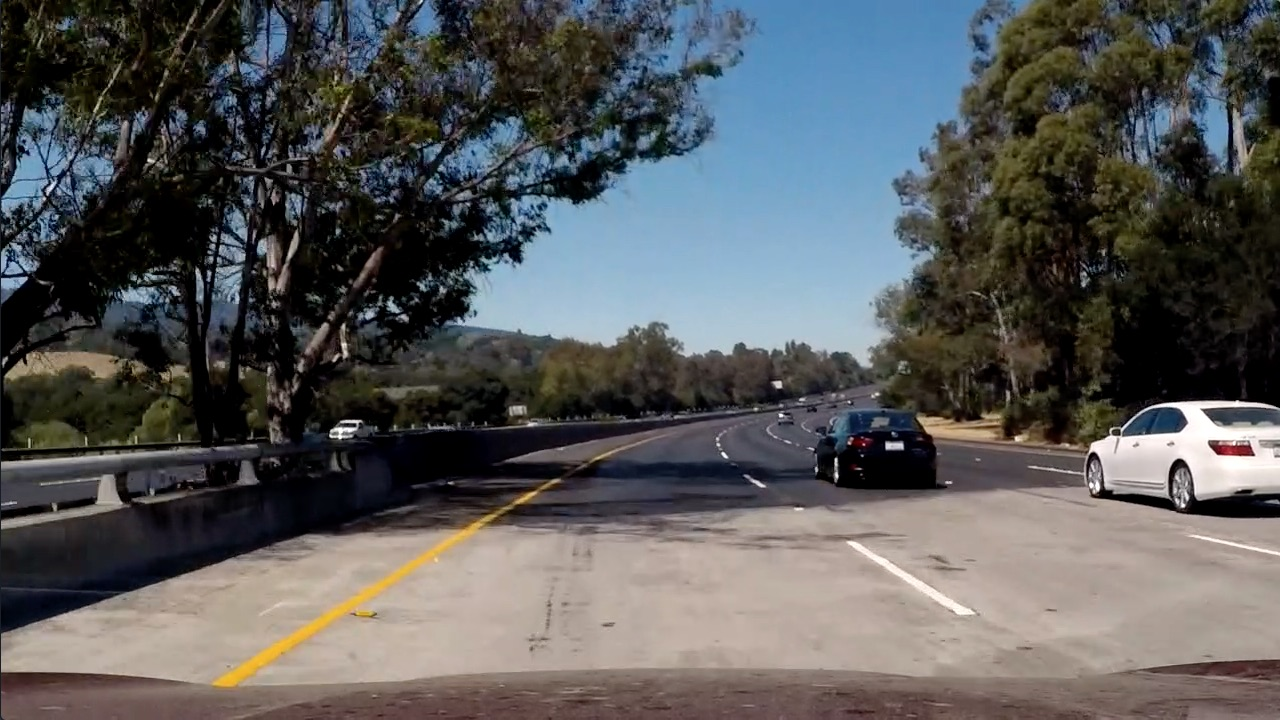
#> input picture 02_Advanced_CV/color-shadow-example.jpg, 1280 x 720 px; its folder holds only this picture in this run
$ python -i threshold_utils.py   (imports and definitions only)   (older library calls are emulated)
#> lines starting #> are read from the running program, lines starting #| are printed output that depends on the picture
#> further down, picture is the input picture: shape (720, 1280, 3); mean B, G, R 89.8, 89.3, 88.5
import numpy as np
import cv2
import matplotlib.pyplot as plt
import matplotlib.image as mpimg
import pickle
import glob
import os

def plot_pics(images=[], title=[]):
    rows, columns = 1, len(images)
    fig, plot_array = plt.subplots(rows, columns, figsize=(20,10))

    for index, plot in enumerate(plot_array.ravel()):
        plot.imshow(images[index], cmap='gray')
        if len(title) == 0 or len(title) != len(images):
            plot.set_title(index)
        else:
            plot.set_title(title[index])

    plt.draw()

def abs_sobel_thresh(img_channel, orient='x', thresh_min=20, thresh_max=100):

#> called with orient = 'x', thresh_min = 20, thresh_max = 100
    if orient == 'x':
        abs_sobel = np.absolute(cv2.Sobel(img_channel, cv2.CV_64F, 1, 0))
    if orient == 'y':
        abs_sobel = np.absolute(cv2.Sobel(img_channel, cv2.CV_64F, 0, 1))

    # convert to 8-bit (range from 0 to 255)
    # work the same on input images of different scales, like jpg vs. png
    scaled_sobel = np.uint8(255*abs_sobel/np.max(abs_sobel))

    binary_output = np.zeros_like(scaled_sobel)
    binary_output[(scaled_sobel >= thresh_min) & (scaled_sobel <= thresh_max)] = 1

    return binary_output


def mag_threshold(img_channel, sobel_kernel=3, thresh_min=50, thresh_max=100):

    # Bigger kernel size can smooth over noisy intensity fluctuations on small scales
    # has to be odd number
#> called with sobel_kernel = 3, thresh_min = 50, thresh_max = 100
    sobelx = cv2.Sobel(img_channel, cv2.CV_64F, 1, 0, ksize=sobel_kernel)
    sobely = cv2.Sobel(img_channel, cv2.CV_64F, 0, 1, ksize=sobel_kernel)
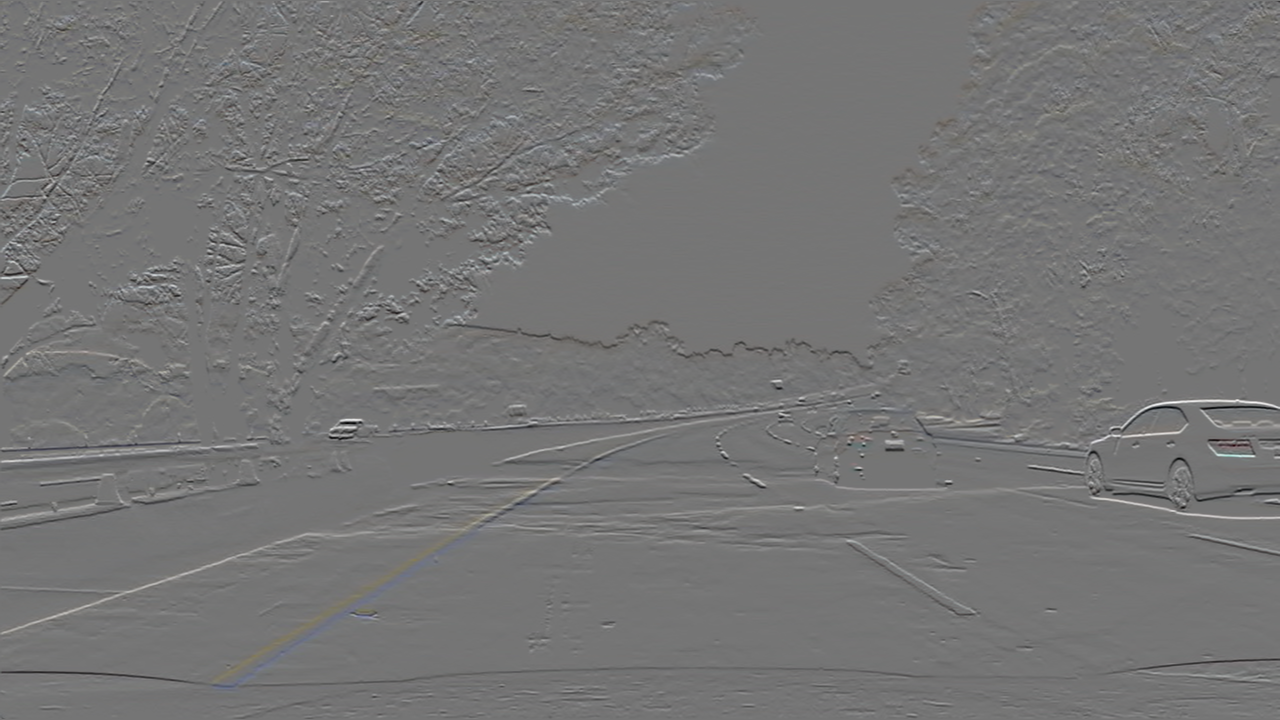
#> sobely: shape (720, 1280, 3) float64; mean B, G, R -0.1, 0, 0.5; drawn with min black and max white
    gradmag = np.sqrt(sobelx**2 + sobely**2)
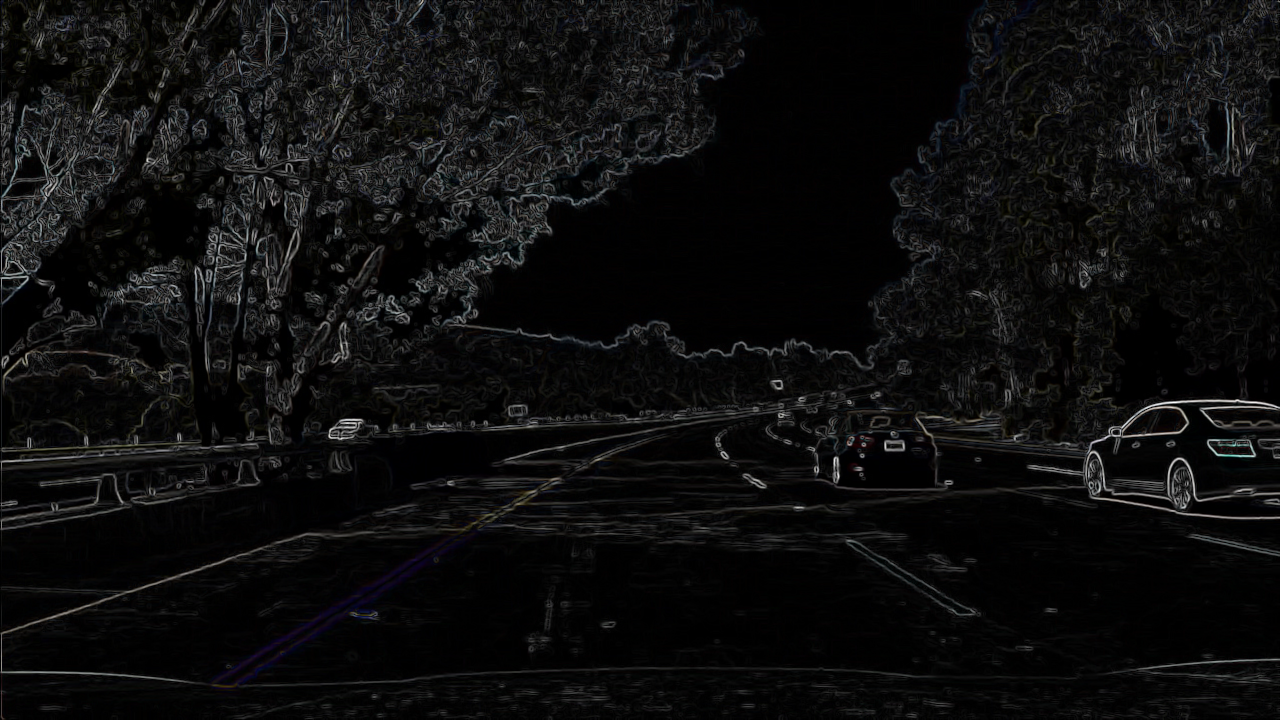
#> gradmag: shape (720, 1280, 3) float64; mean B, G, R 54.4, 54.1, 54.1; drawn with min black and max white

    # Rescale to 8 bit
    scale_factor = np.max(gradmag)/255
#> scale_factor = 3.87
    gradmag = (gradmag/scale_factor).astype(np.uint8)
    # Create a binary image of ones where threshold is met, zeros otherwise
    binary_output = np.zeros_like(gradmag)
    binary_output[(gradmag >= thresh_min) & (gradmag <= thresh_max)] = 1

    return binary_output

def dir_threshold(img_channel, sobel_kernel=3, thresh_min=0.7, thresh_max=1.3):

#> called with sobel_kernel = 3, thresh_min = 0.7, thresh_max = 1.3
    sobelx = cv2.Sobel(img_channel, cv2.CV_64F, 1, 0, ksize=sobel_kernel)
    sobely = cv2.Sobel(img_channel, cv2.CV_64F, 0, 1, ksize=sobel_kernel)
    # Take the absolute value of the gradient direction,
    # apply a threshold, and create a binary image result
    absgraddir = np.arctan2(np.absolute(sobely), np.absolute(sobelx))
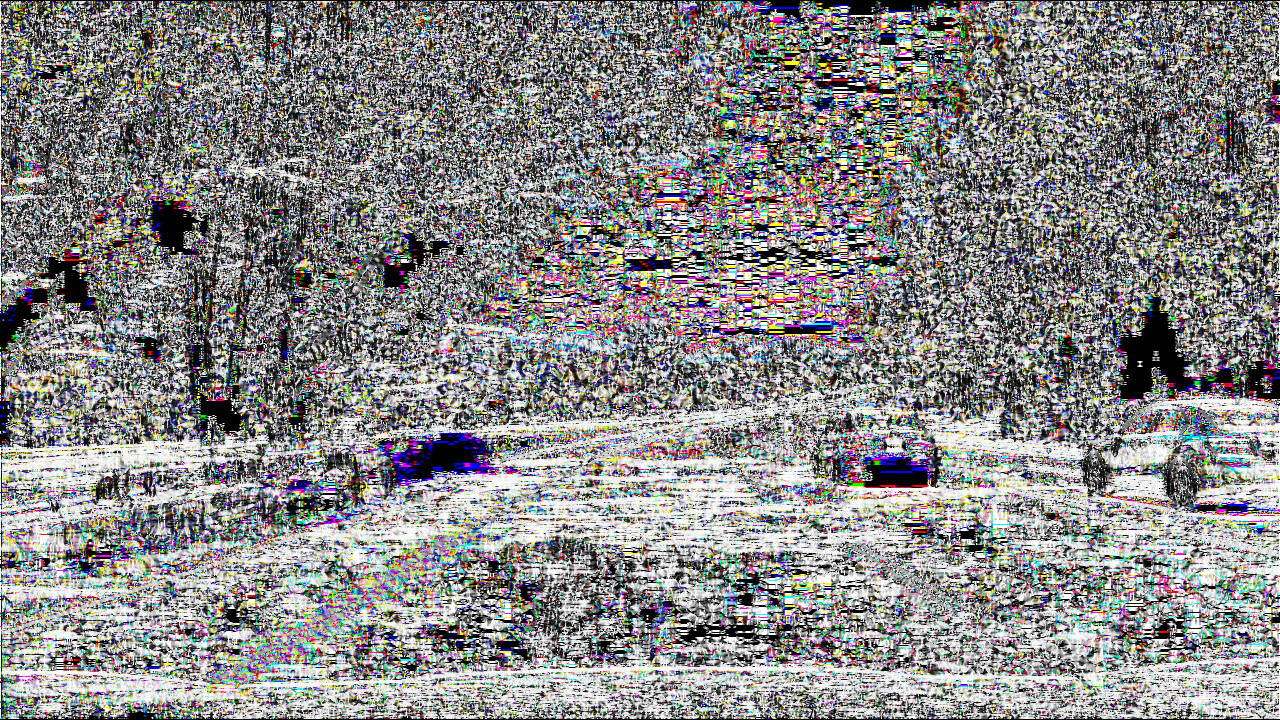
#> absgraddir: shape (720, 1280, 3) float64; mean B, G, R 0.838, 0.84, 0.845; drawn with min black and max white
    binary_output =  np.zeros_like(absgraddir)
    binary_output[(absgraddir >= thresh_min) & (absgraddir <= thresh_max)] = 1

    # Return the binary image
    return binary_output

def channel_thresh(img_channel, thresh_min=0, thresh_max=255):
#     hls = cv2.cvtColor(img, cv2.COLOR_BGR2HLS)
#     s_channel = hls[:,:,2]
    binary_output = np.zeros_like(img_channel)
    binary_output[(img_channel > thresh_min) & (img_channel <=thresh_max)] = 1
    return binary_output

def display_all_filters(img):
    x_image = abs_sobel_thresh(img, orient='x')
    y_image = abs_sobel_thresh(img, orient='y')
    mag_image = mag_threshold(img)
    dir_image = dir_threshold(img)
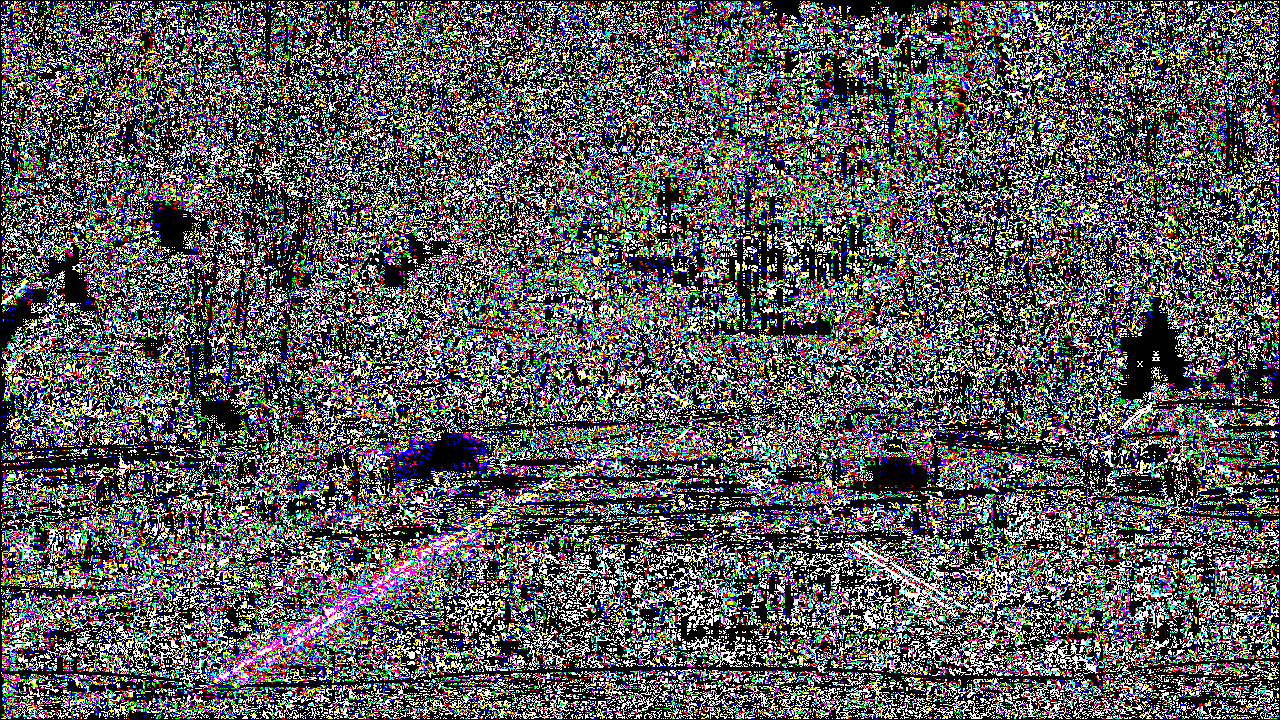
#> dir_image: shape (720, 1280, 3) float64; mean B, G, R 0.353, 0.353, 0.352
    plot_pics([x_image, y_image, mag_image, dir_image])
#> in plot_pics, `rows, columns = 1, len(images)`: rows = 1; columns = 4
#> the loop in plot_pics, `for index, plot in enumerate(plot_array.ravel()):` made 4 passes

>>> import cv2
>>> picture = cv2.imread('color-shadow-example.jpg')
>>> result = display_all_filters(picture)
#> figure, not shown here; B, G, R data is drawn as R, G, B

$ run again, on 02_Advanced_CV/target_img.jpg
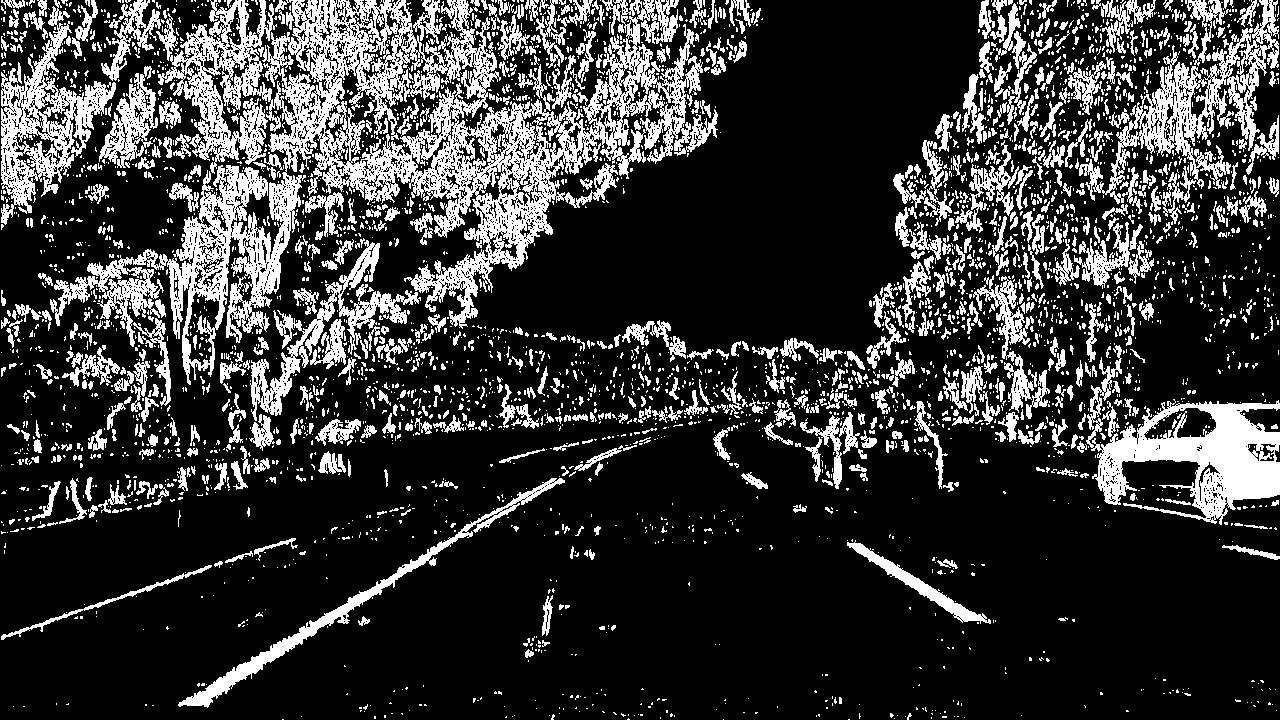
#> input picture 02_Advanced_CV/target_img.jpg, 1280 x 720 px
#> picture is the input picture: shape (720, 1280, 3); min 0, max 255, mean 55.1
#> in display_all_filters, `x_image = abs_sobel_thresh(img, orient='x')`:
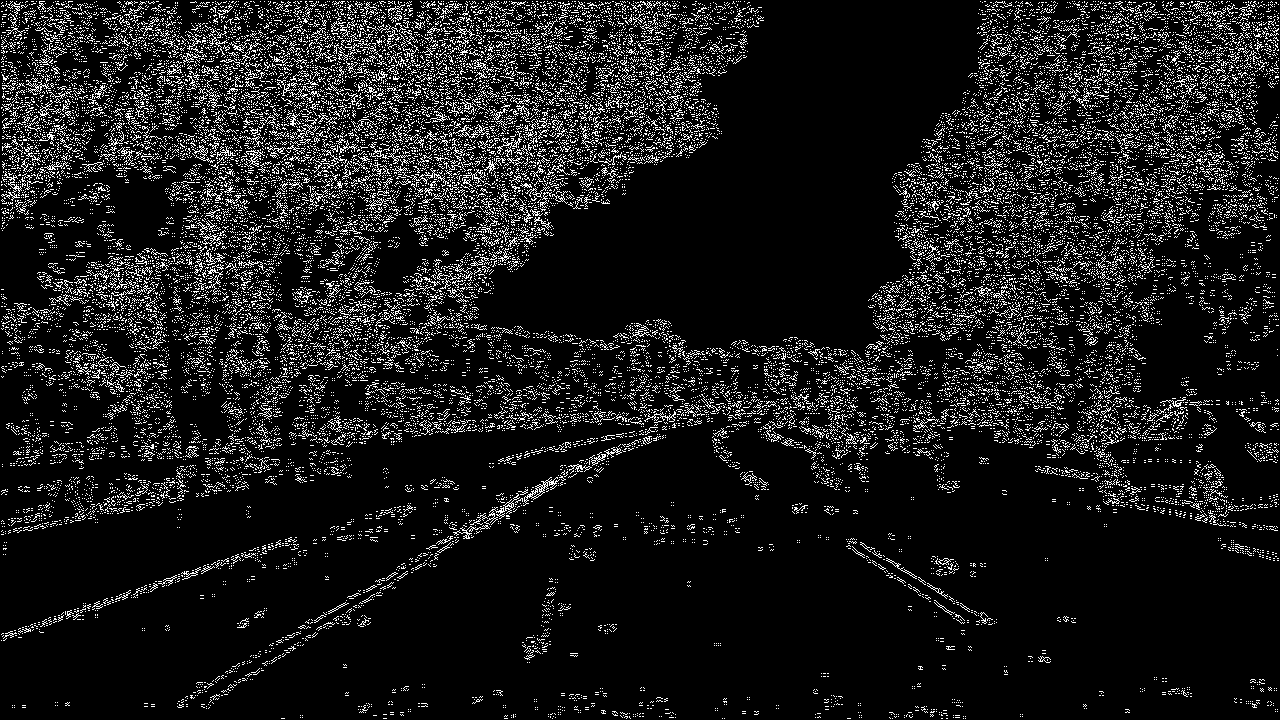
#> x_image: shape (720, 1280, 3); values 0 (black) and 1 (white), 10.5% white in thin lines or dots
#> y_image: shape (720, 1280, 3); values 0 (black) and 1 (white), 12.7% white in thin lines or dots
#> scale_factor = 4.47
#> mag_image: shape (720, 1280, 3); values 0 (black) and 1 (white), 7.8% white in thin lines or dots
#> in display_all_filters, `dir_image = dir_threshold(img)`:
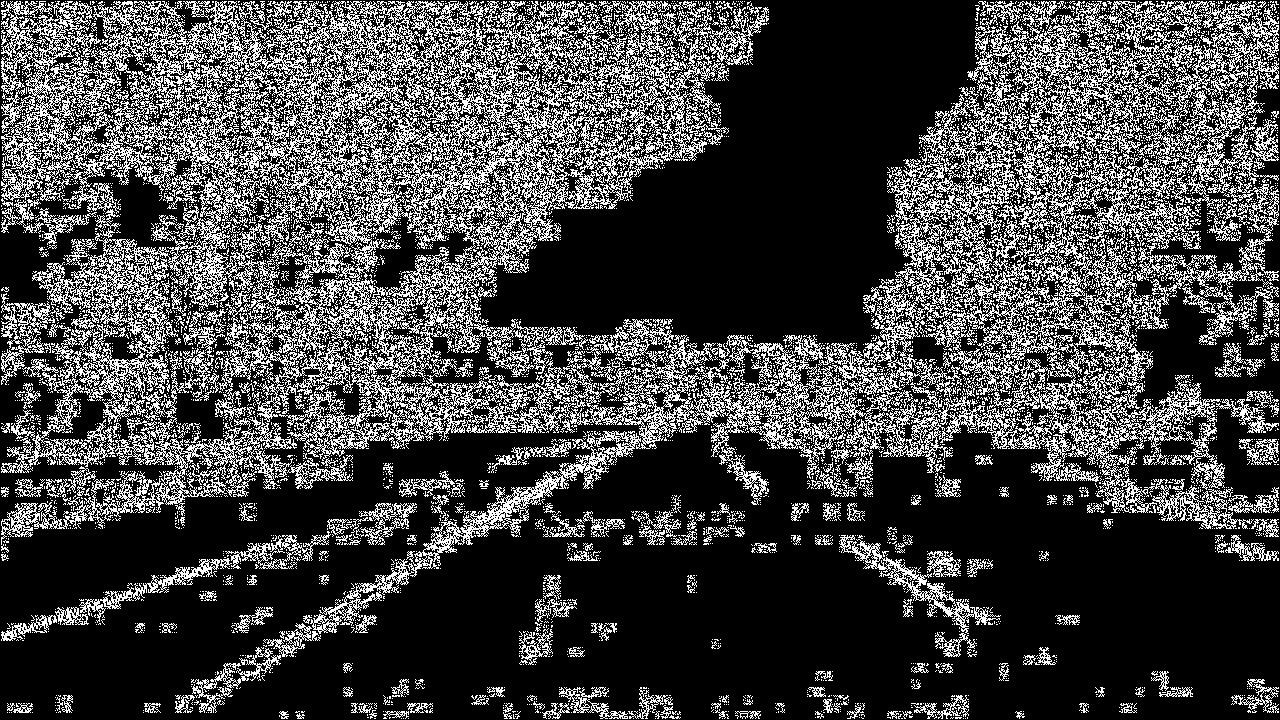
#> dir_image: shape (720, 1280, 3) float64; values 0 (black) and 1 (white), 26.8% white in thin lines or dots
#> rows = 1; columns = 4
#> the loop in plot_pics, `for index, plot in enumerate(plot_array.ravel()):` made 4 passes
